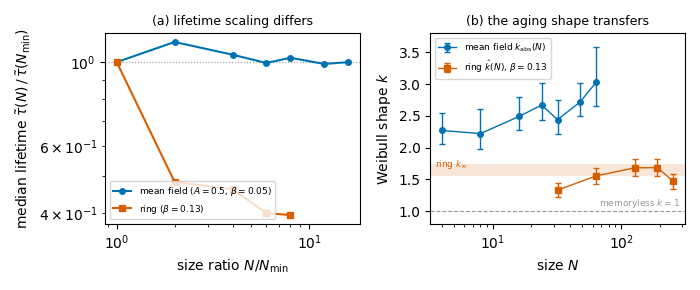

Python code for this plot:
"""
Cross-system comparison figure (Fig. 12, \\label{fig:crosssystem}).

Renders paper_figures/fig12_crosssystem.{pdf,png} from committed run-level
records and committed fits only — no integration, no refitting, no randomness:

  mean field (A = 0.5, beta = 0.05):
    absorption_results/absorption_campaign.jsonl   per-run t_abs (1,400 runs)
    absorption_results/weibull_old_vs_new.csv      k_abs(N) + profile CIs
  ring (beta = 0.130):
    anneal-hazard/results/ensemble{,_N192,_N256}.csv  per-run tau (1,500 runs)
    anneal-hazard/results/{cp4_fits,cp_fits_N192,cp_fits_N256}.json
                                                    k_hat(N) + profile CIs
    anneal-hazard/results/extrapolation/cpB_n5_fits.json  bootstrapped k_inf

Content (descriptive cross-system summary; Discussion, "Topology: aging
transfers, scaling does not"):
  (a) median lifetime versus size, each normalized to its smallest campaign
      size: the mean-field plateau is flat over a 16x range of N while the
      ring's near-boundary median falls by ~2.5x over an 8x range;
  (b) censored-Weibull shape k_hat versus size for both systems, every
      interval above the memoryless k = 1, with the ring's bootstrapped
      thermodynamic limit k_inf shown as a band.

Run: python3 paper_figures/fig12_crosssystem.py
"""
from __future__ import annotations

import csv
import json
import os
import sys

import numpy as np

HERE = os.path.dirname(os.path.abspath(__file__))
ROOT = os.path.dirname(HERE)
sys.path.insert(0, os.path.join(ROOT, "tools", "paper-figures"))

import style  # noqa: E402  (sets the Agg backend)
import matplotlib.pyplot as plt  # noqa: E402

P = style.PALETTE
RES_RING = os.path.join(ROOT, "anneal-hazard", "results")
RES_MF = os.path.join(ROOT, "absorption_results")

MF_BETA, MF_A = 0.05, 0.5
RING_BETA = 0.130


def mean_field_medians():
    taus = {}
    with open(os.path.join(RES_MF, "absorption_campaign.jsonl")) as f:
        for line in f:
            d = json.loads(line)
            if float(d["A"]) != MF_A:
                continue
            if d.get("abs_censored"):
                raise SystemExit("unexpected censored A=0.5 run")
            taus.setdefault(int(d["N"]), []).append(float(d["t_abs"]))
    Ns = sorted(taus)
    return Ns, [float(np.median(taus[n])) for n in Ns]


def mean_field_shapes():
    rows = []
    with open(os.path.join(RES_MF, "weibull_old_vs_new.csv")) as f:
        for r in csv.DictReader(f):
            if float(r["A"]) != MF_A:
                continue
            lo, hi = json.loads(r["k_abs_ci"])
            rows.append((int(r["N"]), float(r["k_abs"]), lo, hi))
    rows.sort()
    return rows


def ring_medians():
    taus = {}
    for fname in ("ensemble.csv", "ensemble_N192.csv", "ensemble_N256.csv"):
        with open(os.path.join(RES_RING, fname)) as f:
            for r in csv.DictReader(f):
                if abs(float(r["beta"]) - RING_BETA) > 1e-9:
                    continue
                if int(r["event"]) != 1:
                    raise SystemExit("unexpected censored beta=0.130 run")
                taus.setdefault(int(r["N"]), []).append(float(r["tau"]))
    Ns = sorted(taus)
    return Ns, [float(np.median(taus[n])) for n in Ns]


def ring_shapes():
    rows = []
    for fname in ("cp4_fits.json", "cp_fits_N192.json", "cp_fits_N256.json"):
        with open(os.path.join(RES_RING, fname)) as f:
            d = json.load(f)
        for key, v in d.items():
            if key.startswith("_") or not key.startswith("b"):
                continue
            b, n = key[1:].split("_N")
            if abs(float(b) - RING_BETA) > 1e-9:
                continue
            rows.append((int(n), v["weibull_k"],
                         v["weibull_k_lo"], v["weibull_k_hi"]))
    rows.sort()
    return rows


def ring_kinf():
    with open(os.path.join(RES_RING, "extrapolation", "cpB_n5_fits.json")) as f:
        d = json.load(f)
    boot = d[f"{RING_BETA:.3f}"]["boot_kinf_bounded2"]
    return boot["median"], boot["lo"], boot["hi"]


def main():
    mf_N, mf_med = mean_field_medians()
    ring_N, ring_med = ring_medians()
    mf_k = mean_field_shapes()
    ring_k = ring_shapes()
    kinf, kinf_lo, kinf_hi = ring_kinf()

    fig, (ax_a, ax_b) = plt.subplots(1, 2, figsize=(7.0, 2.9))

    # (a) normalized median lifetime versus normalized size
    ax_a.axhline(1.0, color=P["grey"], lw=0.8, ls=":")
    ax_a.plot([n / mf_N[0] for n in mf_N],
              [t / mf_med[0] for t in mf_med],
              "o-", color=P["blue"], ms=4,
              label=rf"mean field ($A={MF_A}$, $\beta={MF_BETA}$)")
    ax_a.plot([n / ring_N[0] for n in ring_N],
              [t / ring_med[0] for t in ring_med],
              "s-", color=P["vermillion"], ms=4,
              label=rf"ring ($\beta={RING_BETA}$)")
    ax_a.set_xscale("log")
    ax_a.set_yscale("log")
    ax_a.set_xlabel(r"size ratio $N / N_{\min}$")
    ax_a.set_ylabel(r"median lifetime $\tilde\tau(N)\,/\,\tilde\tau(N_{\min})$")
    ax_a.set_title("(a) lifetime scaling differs", fontsize=9)
    ax_a.legend(fontsize=6.5, loc="lower left")

    # (b) Weibull shape versus size, both systems
    ax_b.axhline(1.0, color=P["grey"], lw=0.8, ls="--")
    ax_b.text(0.98, 1.02, "memoryless $k=1$", transform=ax_b.get_yaxis_transform(),
              ha="right", va="bottom", fontsize=6.5, color=P["grey"])
    Ns = [r[0] for r in mf_k]
    ax_b.errorbar(Ns, [r[1] for r in mf_k],
                  yerr=[[r[1] - r[2] for r in mf_k],
                        [r[3] - r[1] for r in mf_k]],
                  fmt="o-", color=P["blue"], ms=4, lw=1, capsize=2,
                  label=r"mean field $k_{\mathrm{abs}}(N)$")
    Ns = [r[0] for r in ring_k]
    ax_b.errorbar(Ns, [r[1] for r in ring_k],
                  yerr=[[r[1] - r[2] for r in ring_k],
                        [r[3] - r[1] for r in ring_k]],
                  fmt="s-", color=P["vermillion"], ms=4, lw=1, capsize=2,
                  label=rf"ring $\hat k(N)$, $\beta={RING_BETA}$")
    ax_b.axhspan(kinf_lo, kinf_hi, color=P["vermillion"], alpha=0.15, lw=0)
    ax_b.text(0.02, kinf + 0.05, r"ring $k_\infty$",
              transform=ax_b.get_yaxis_transform(),
              fontsize=6.5, color=P["vermillion"], ha="left")
    ax_b.set_xscale("log")
    ax_b.set_xlabel(r"size $N$")
    ax_b.set_ylabel(r"Weibull shape $k$")
    ax_b.set_ylim(0.8, 3.8)
    ax_b.set_title("(b) the aging shape transfers", fontsize=9)
    ax_b.legend(fontsize=6.5, loc="upper left")

    fig.tight_layout()
    for ext in ("pdf", "png"):
        out = os.path.join(HERE, f"fig12_crosssystem.{ext}")
        fig.savefig(out)
        print("wrote", out)

    # console check against the manuscript's quoted numbers
    print("MF medians:", dict(zip(mf_N, [round(t, 1) for t in mf_med])))
    print("ring medians:", dict(zip(ring_N, [round(t, 1) for t in ring_med])))
    print("ring k_inf: %.3f [%.3f, %.3f]" % (kinf, kinf_lo, kinf_hi))


if __name__ == "__main__":
    main()
